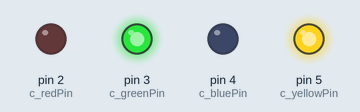
A sketch run on a simulated Arduino Uno, built with avr-gcc and run on an emulated ATmega328P. Parts: output pins drawn as LEDs (lit = HIGH). Random numbers use the default seed unless the sketch sets one; what the sketch prints to the serial monitor is not drawn.

Above: at 0.1 s.
At 5.0 s:
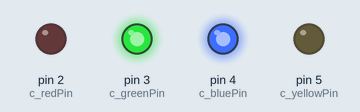
At 8.7 s:
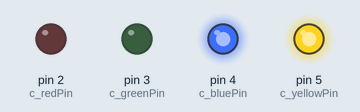
At 18.3 s:
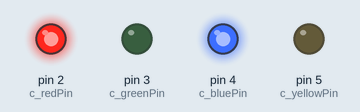
At 26.4 s:
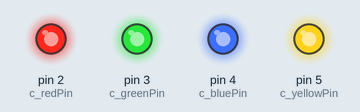
At 31.2 s:
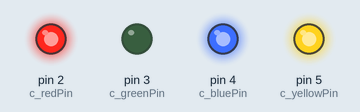
Timing chart, 0 to 40.0 s (numbered marks = the images above):
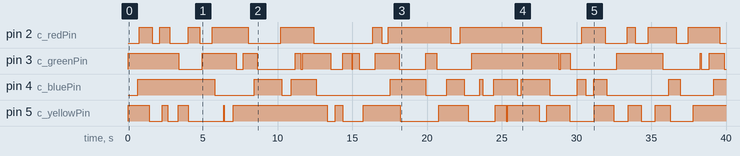

The sketch:

rtos_queue.ino
```cpp
#include <Arduino_FreeRTOS.h>
#include <queue.h>

const int c_redPin = 2;
const int c_greenPin = 3;
const int c_bluePin = 4;
const int c_yellowPin = 5;

int ledStatus[4] = {0, 0, 0, 0};
QueueHandle_t myQueue;

void senderTask(void* /*pvParameters*/)
{
  while (true)
  {
    const int togglePin = random(c_redPin, c_yellowPin + 1);
    xQueueSendToBack(myQueue, &togglePin, 0);
    const TickType_t delayMs = pdMS_TO_TICKS(random(500, 1000));
    vTaskDelay(delayMs);
  }
}

void receiverTask(void* /*pvParameters*/)
{
  while (true)
  {
    int togglePin;
    xQueueReceive(myQueue, &togglePin, portMAX_DELAY);
    int ledIndex = togglePin - 2;
    int toggledValue = (ledStatus[ledIndex] + 1) % 2;
    ledStatus[ledIndex] = toggledValue;
    digitalWrite(togglePin, toggledValue);
  }
}

void setup()
{
  Serial.begin(9600);
  for (int i = c_redPin; i <= c_yellowPin; ++i)
  {
    pinMode(i, OUTPUT);
    digitalWrite(i, LOW);
  }

  myQueue = xQueueCreate(5, sizeof(int));
  if (myQueue == NULL)
  {
    Serial.println("Could not create queue");
    return;
  }
  Serial.println("Queue created");

  xTaskCreate(senderTask, "Sender1", 128, NULL, 1, NULL);
  Serial.println("Sender 1 created");
  xTaskCreate(senderTask, "Sender2", 128, NULL, 1, NULL);
  Serial.println("Sender 2 created");
  xTaskCreate(receiverTask, "Receiver", 128, NULL, 2, NULL);
  Serial.println("Receiver created");
  Serial.println("Starting scheduler...");
  vTaskStartScheduler();
}

void loop()
{
}
```

Measured:
- by itself, pin 2 (c_redPin): LOW → HIGH at 0.75 s, → LOW 0.87 s later, → HIGH 0.51 s later, → LOW 0.64 s later, … (24 changes in this stretch)
- by itself, pin 3 (c_greenPin): LOW → HIGH at 0.02 s, → LOW 3.4 s later, → HIGH 1.6 s later, → LOW 2.3 s later, … (28 changes in this stretch)
- by itself, pin 4 (c_bluePin): LOW → HIGH at 0.66 s, → LOW 5.1 s later, → HIGH 2.6 s later, → LOW 1.8 s later, … (23 changes in this stretch)
- by itself, pin 5 (c_yellowPin): LOW → HIGH at 0.02 s, → LOW 1.4 s later, → HIGH 0.85 s later, → LOW 0.39 s later, … (29 changes in this stretch)
